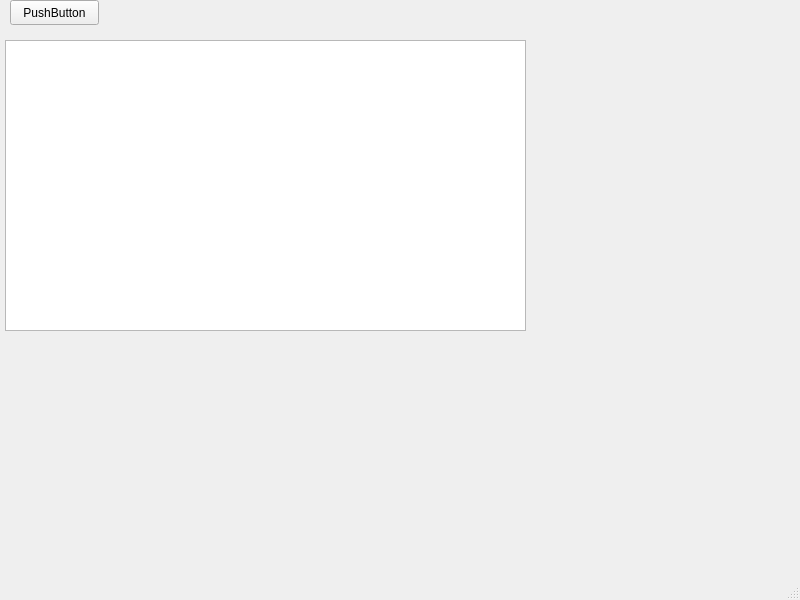
<?xml version="1.0" encoding="UTF-8"?>
<ui version="4.0">
 <class>MainWindow</class>
 <widget class="QMainWindow" name="MainWindow">
  <property name="geometry">
   <rect>
    <x>0</x>
    <y>0</y>
    <width>800</width>
    <height>600</height>
   </rect>
  </property>
  <property name="windowTitle">
   <string>MainWindow</string>
  </property>
  <widget class="QWidget" name="centralwidget">
   <widget class="QPushButton" name="pushButton">
    <property name="geometry">
     <rect>
      <x>10</x>
      <y>0</y>
      <width>89</width>
      <height>25</height>
     </rect>
    </property>
    <property name="text">
     <string>PushButton</string>
    </property>
   </widget>
   <widget class="QCustomPlot" name="widget">
    <property name="geometry">
     <rect>
      <x>5</x>
      <y>40</y>
      <width>521</width>
      <height>291</height>
     </rect>
    </property>
   </widget>
  </widget>
  <widget class="QMenuBar" name="menubar">
   <property name="geometry">
    <rect>
     <x>0</x>
     <y>0</y>
     <width>800</width>
     <height>22</height>
    </rect>
   </property>
  </widget>
  <widget class="QStatusBar" name="statusbar"/>
 </widget>
 <customwidgets>
  <customwidget>
   <class>QCustomPlot</class>
   <extends>QListWidget</extends>
   <header>qcustomplot.h</header>
  </customwidget>
 </customwidgets>
 <resources/>
 <connections/>
</ui>
